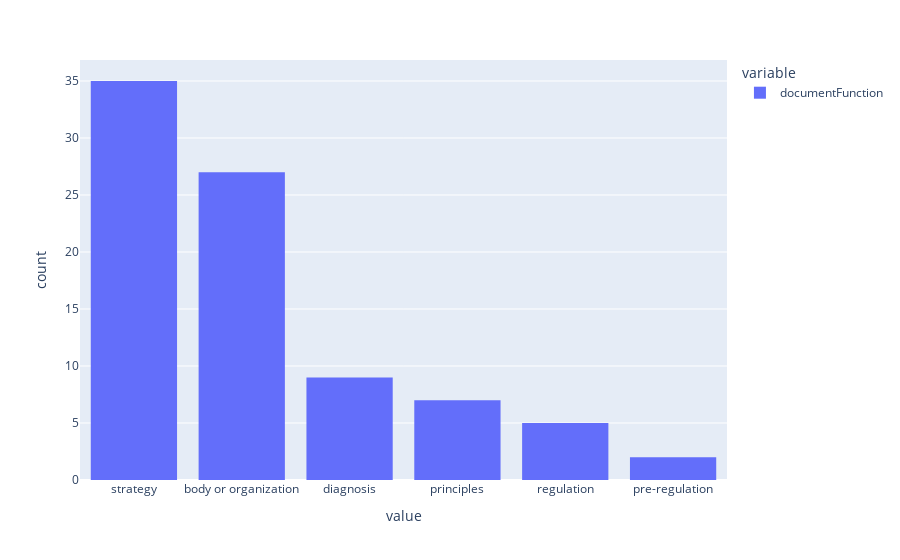

The code cell stored with this chart in its notebook:
### Code cell
px.histogram(y_test)

### Figure 1 — Plotly figure (JSON) as saved in the notebook; plotly's stock layout.template omitted (floating-point values rounded to 4 significant figures)
{"data": [{"alignmentgroup": "True", "bingroup": "x", "hovertemplate": "variable=documentFunction<br>value=%{x}<br>count=%{y}<extra></extra>", "legendgroup": "documentFunction", "marker": {"color": "#636efa", "pattern": {"shape": ""}}, "name": "documentFunction", "offsetgroup": "documentFunction", "orientation": "v", "showlegend": true, "type": "histogram", "x": ["strategy", "strategy", "body or organization", "strategy", "body or organization", "strategy", "body or organization", "strategy", "diagnosis", "body or organization", "principles", "strategy", "body or organization", "strategy", "strategy", "strategy", "regulation", "body or organization", "diagnosis", "strategy", "strategy", "strategy", "body or organization", "strategy", "strategy", "pre-regulation", "principles", "strategy", "strategy", "principles", "regulation", "strategy", "body or organization", "body or organization", "body or organization", "strategy", "diagnosis", "diagnosis", "strategy", "strategy", "body or organization", "body or organization", "strategy", "body or organization", "body or organization", "body or organization", "strategy", "body or organization", "body or organization", "body or organization", "body or organization", "body or organization", "pre-regulation", "strategy", "diagnosis", "body or organization", "strategy", "strategy", "strategy", "regulation", "strategy", "principles", "body or organization", "diagnosis", "strategy", "strategy", "body or organization", "strategy", "body or organization", "body or organization", "strategy", "diagnosis", "strategy", "body or organization", "strategy", "principles", "regulation", "regulation", "body or organization", "diagnosis", "principles", "strategy", "diagnosis", "strategy", "principles"], "xaxis": "x", "yaxis": "y"}], "layout": {"barmode": "relative", "legend": {"title": {"text": "variable"}, "tracegroupgap": 0}, "margin": {"t": 60}, "xaxis": {"anchor": "y", "domain": [0, 1], "title": {"text": "value"}}, "yaxis": {"anchor": "x", "domain": [0, 1], "title": {"text": "count"}}}}
